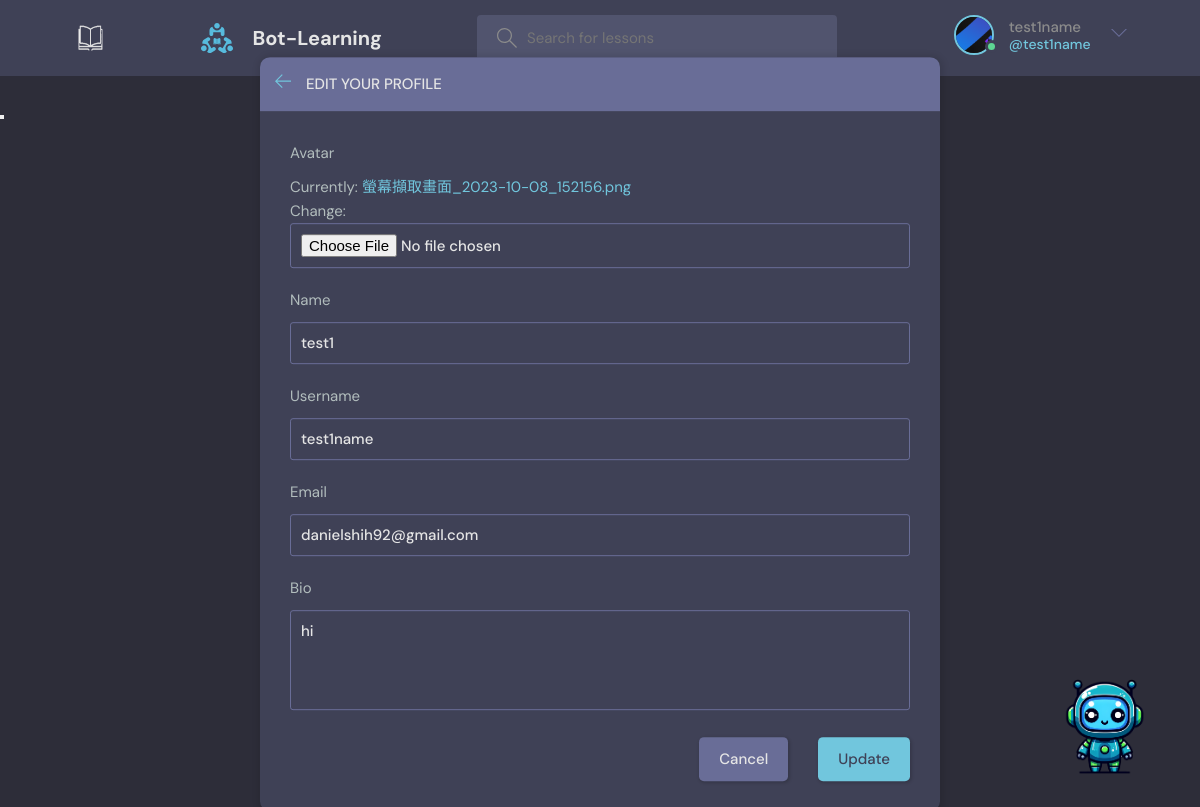
The page /update-user/ (signed in) on the database its author committed.
### base/models.py (models this page shows)
class User(AbstractUser):
    name = models.CharField(max_length=200, null=True)
    email = models.EmailField(unique=True, null=True)
    bio = models.TextField(null=True)
    avatar = models.ImageField(null=True, default="avatar.svg")
    objects = CustomUserManager()
    USERNAME_FIELD = 'email'
    REQUIRED_FIELDS = []

### base/views.py (the view)
# urls.py: path('update-user/', views.updateUser, name="update-user"),
@login_required(login_url='login')
def updateUser(request):
    user = request.user
    form = UserForm(instance=user)
    if request.method == 'POST':
        form = UserForm(request.POST, request.FILES, instance=user)
        if form.is_valid():
            form.save()
            return redirect('user-profile', pk=user.id)
    return render(request, 'base/update-user.html', {'form': form})

### base/forms.py
class UserForm(ModelForm):
    class Meta:
        model = User
        fields = ['avatar', 'name', 'username', 'email', 'bio']

### base/templates/base/update-user.html (shortened to what this page needs)
{% extends 'main.html' %}
{% block content %}
<main class="update-account layout">
  <div class="container">
    <div class="layout__box">
      <div class="layout__boxHeader">
        <div class="layout__boxTitle">
          <a href="{% url 'home' %}">
            <svg version="1.1" xmlns="http://www.w3.org/2000/svg" width="32" height="32" viewBox="0 0 32 32">
              <title>arrow-left</title>
              <path
                d="M13.723 2.286l-13.723 13.714 13.719 13.714 1.616-1.611-10.96-10.96h27.625v-2.286h-27.625l10.965-10.965-1.616-1.607z">
              </path>
            </svg>
          </a>
          <h3>Edit your profile</h3>
        </div>
      </div>
      <div class="layout__body">
        <form class="form" action="" method="POST" enctype="multipart/form-data">
          {% for field in form %}
          <div class="form__group">
            <label for="profile_pic">{{field.label}}</label>
            {{field}}
          </div>
          {% endfor %}
          <div class="form__action">
            <a class="btn btn--dark" href="{% url 'home' %}">Cancel</a>
            <button class="btn btn--main" type="submit">Update</button>
          </div>
        </form>
      </div>
    </div>
  </div>
</main>
{% endblock content %}

### templates/navbar.html (shortened to what this page needs)
{% load static %}
<header class="header header--loggedIn">
    <div class="container">
        <a href="{% url 'book-learning' %}" class="header__logo">
            <img src="{% static 'images/real_book.png' %}" />
        </a>
        <a href="{% url 'home' %}" class="header__logo">
            <img src="{% static 'images/logo.svg' %}" />
            <h1>Bot-Learning</h1>
        </a>
        <form class="header__search" method="GET" action="{% url 'home' %}">
            <label>
                <input name="q" placeholder="Search for lessons" />
            </label>
        </form>
        <nav class="header__menu">
            {% if request.user.is_authenticated %}
            <div class="header__user">
                <a href="{% url 'update-user' %}">
                    <div class="avatar avatar--medium active">
                        <img src="{{request.user.avatar.url}}" />
                    </div>
                    <p>{{request.user.username}} <span>@{{request.user.username}}</span></p>
                </a>
                <button class="dropdown-button">
                    <svg version="1.1" xmlns="http://www.w3.org/2000/svg" width="32" height="32" viewBox="0 0 32 32">
                        <title>chevron-down</title>
                        <path d="M16 21l-13-13h-3l16 16 16-16h-3l-13 13z"></path>
                    </svg>
                </button>
            </div>
            {% else %}
            <a href="{% url 'login' %}">
                <img src="{% static 'images/avatar.svg' %}" />
                <p>Login</p>
            </a>
            {% endif %}
        </nav>
    </div>
</header>

### chat_app/templates/chat_app/chat_app_main.html (style rules this page uses)
:root { --fadeIn_fadeOut_transition_speed: 300ms; }

### rows shown on the page
User: user.avatar (picture), user.username "test1name", form "test1" "test1name" "danielshih92@gmail.com" "hi"

### other values the page prints
{{ field.label }} "Avatar" "Name" "Username" "Email" "Bio"
